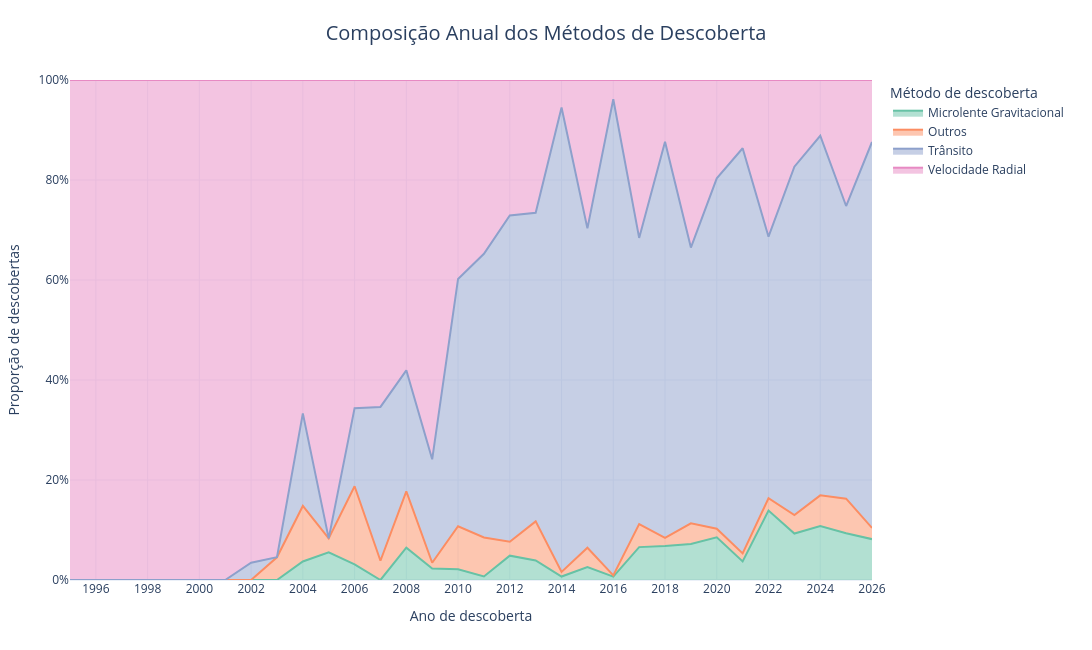

Here is the notebook cell this chart was saved with:
### Markdown cell above
### Como os Métodos de Descoberta Mudaram ao Longo do Tempo

Este gráfico mostra a porcentagem de planetas descobertos por cada método em cada ano:

- **Até 2003:** Praticamente todas as descobertas eram feitas por **Velocidade Radial** (medindo o balanço da estrela a partir de observatórios na Terra).
- **A partir de 2010 (explosão azul no gráfico):** O método do **Trânsito** passou a dominar completamente o cenário, sendo responsável por 70% a 90% das descobertas anuais. Essa mudança radical aconteceu por causa do lançamento de telescópios espaciais como o Kepler e o TESS, que observavam milhares de estrelas ao mesmo tempo procurando a sombra dos planetas.
- **Microlente Gravitacional e Outros (faixas verde e laranja):** Mantêm participações menores, mas constantes, ajudando a encontrar planetas em situações onde o Trânsito não consegue atuar.

### Code cell
cols = ['ano_descoberta', 'metodo_descoberta']

if set(cols).issubset(df.columns):

    sub = df[cols].dropna().copy()

    sub['ano_descoberta'] = pd.to_numeric(
        sub['ano_descoberta'],
        errors='coerce'
    )

    sub = sub.dropna()
    sub = sub[sub['ano_descoberta'] >= 1995]

    top = sub['metodo_descoberta'].value_counts().head(5).index

    sub['metodo_grupo'] = sub['metodo_descoberta'].where(
        sub['metodo_descoberta'].isin(top),
        'Outros'
    )

    tab = pd.crosstab(
        sub['ano_descoberta'].astype(int),
        sub['metodo_grupo'],
        normalize='index'
    )

    if not tab.empty:

        # Converter para formato longo
        tab_long = (
            tab.reset_index()
            .melt(
                id_vars='ano_descoberta',
                var_name='Método de descoberta',
                value_name='Proporção'
            )
        )

        # Gráfico de áreas empilhadas
        fig = px.area(
            tab_long,
            x='ano_descoberta',
            y='Proporção',
            color='Método de descoberta',
            color_discrete_sequence=px.colors.qualitative.Set2,
            title='Composição Anual dos Métodos de Descoberta',
            labels={
                'ano_descoberta': 'Ano de descoberta',
                'Proporção': 'Proporção de descobertas'
            },
            template='plotly_white'
        )

        # Personalização
        fig.update_layout(
            width=1200,
            height=650,
            title=dict(
                x=0.5,
                font=dict(size=20)
            ),
            xaxis=dict(
                title='Ano de descoberta',
                dtick=2,
                tickformat='d'
            ),
            yaxis=dict(
                title='Proporção de descobertas',
                tickformat='.0%',
                range=[0, 1]
            ),
            legend=dict(
                title='Método de descoberta',
                x=1.02,
                y=1,
                xanchor='left',
                yanchor='top'
            ),
            hovermode='x unified',
            margin=dict(l=70, r=220, t=80, b=70)
        )

        fig.update_traces(
            hovertemplate=(
                'Ano: %{x}<br>'
                'Proporção: %{y:.2%}'
                '<extra>%{fullData.name}</extra>'
            )
        )

        fig.show()

        # Salvar versão interativa
        fig.write_html('composicao_anual_metodos.html')

### Figure 1 — Plotly figure (JSON) as saved in the notebook; plotly's stock layout.template omitted (floating-point values rounded to 4 significant figures)
{"data": [{"fillpattern": {"shape": ""}, "hovertemplate": "Ano: %{x}<br>Proporção: %{y:.2%}<extra>%{fullData.name}</extra>", "legendgroup": "Microlente Gravitacional", "line": {"color": "rgb(102,194,165)"}, "marker": {"symbol": "circle"}, "mode": "lines", "name": "Microlente Gravitacional", "orientation": "v", "showlegend": true, "stackgroup": "1", "type": "scatter", "x": [1995, 1996, 1997, 1998, 1999, 2000, 2001, 2002, 2003, 2004, 2005, 2006, 2007, 2008, 2009, 2010, 2011, 2012, 2013, 2014, 2015, 2016, 2017, 2018, 2019, 2020, 2021, 2022, 2023, 2024, 2025, 2026], "xaxis": "x", "y": [0.0, 0.0, 0.0, 0.0, 0.0, 0.0, 0.0, 0.0, 0.0, 0.03704, 0.05556, 0.03125, 0.0, 0.06452, 0.02299, 0.02151, 0.007092, 0.04861, 0.03906, 0.006881, 0.02581, 0.006649, 0.06579, 0.06818, 0.07216, 0.08547, 0.03723, 0.139, 0.09288, 0.1077, 0.0935, 0.08169], "yaxis": "y"}, {"fillpattern": {"shape": ""}, "hovertemplate": "Ano: %{x}<br>Proporção: %{y:.2%}<extra>%{fullData.name}</extra>", "legendgroup": "Outros", "line": {"color": "rgb(252,141,98)"}, "marker": {"symbol": "circle"}, "mode": "lines", "name": "Outros", "orientation": "v", "showlegend": true, "stackgroup": "1", "type": "scatter", "x": [1995, 1996, 1997, 1998, 1999, 2000, 2001, 2002, 2003, 2004, 2005, 2006, 2007, 2008, 2009, 2010, 2011, 2012, 2013, 2014, 2015, 2016, 2017, 2018, 2019, 2020, 2021, 2022, 2023, 2024, 2025, 2026], "xaxis": "x", "y": [0.0, 0.0, 0.0, 0.0, 0.0, 0.0, 0.0, 0.0, 0.04545, 0.1111, 0.02778, 0.1562, 0.03846, 0.1129, 0.01149, 0.08602, 0.07801, 0.02778, 0.07812, 0.009174, 0.03871, 0.00266, 0.04605, 0.01623, 0.04124, 0.01709, 0.01596, 0.02452, 0.03715, 0.06154, 0.06911, 0.02254], "yaxis": "y"}, {"fillpattern": {"shape": ""}, "hovertemplate": "Ano: %{x}<br>Proporção: %{y:.2%}<extra>%{fullData.name}</extra>", "legendgroup": "Trânsito", "line": {"color": "rgb(141,160,203)"}, "marker": {"symbol": "circle"}, "mode": "lines", "name": "Trânsito", "orientation": "v", "showlegend": true, "stackgroup": "1", "type": "scatter", "x": [1995, 1996, 1997, 1998, 1999, 2000, 2001, 2002, 2003, 2004, 2005, 2006, 2007, 2008, 2009, 2010, 2011, 2012, 2013, 2014, 2015, 2016, 2017, 2018, 2019, 2020, 2021, 2022, 2023, 2024, 2025, 2026], "xaxis": "x", "y": [0.0, 0.0, 0.0, 0.0, 0.0, 0.0, 0.0, 0.03448, 0.0, 0.1852, 0.0, 0.1562, 0.3077, 0.2419, 0.2069, 0.4946, 0.5674, 0.6528, 0.6172, 0.9289, 0.6387, 0.9521, 0.5724, 0.7922, 0.5515, 0.7009, 0.8103, 0.5232, 0.6966, 0.7192, 0.5854, 0.7718], "yaxis": "y"}, {"fillpattern": {"shape": ""}, "hovertemplate": "Ano: %{x}<br>Proporção: %{y:.2%}<extra>%{fullData.name}</extra>", "legendgroup": "Velocidade Radial", "line": {"color": "rgb(231,138,195)"}, "marker": {"symbol": "circle"}, "mode": "lines", "name": "Velocidade Radial", "orientation": "v", "showlegend": true, "stackgroup": "1", "type": "scatter", "x": [1995, 1996, 1997, 1998, 1999, 2000, 2001, 2002, 2003, 2004, 2005, 2006, 2007, 2008, 2009, 2010, 2011, 2012, 2013, 2014, 2015, 2016, 2017, 2018, 2019, 2020, 2021, 2022, 2023, 2024, 2025, 2026], "xaxis": "x", "y": [1.0, 1.0, 1.0, 1.0, 1.0, 1.0, 1.0, 0.9655, 0.9545, 0.6667, 0.9167, 0.6562, 0.6538, 0.5806, 0.7586, 0.3978, 0.3475, 0.2708, 0.2656, 0.05505, 0.2968, 0.03856, 0.3158, 0.1234, 0.3351, 0.1966, 0.1365, 0.3134, 0.1734, 0.1115, 0.252, 0.1239], "yaxis": "y"}], "layout": {"height": 650, "hovermode": "x unified", "legend": {"title": {"text": "Método de descoberta"}, "tracegroupgap": 0, "x": 1.02, "xanchor": "left", "y": 1, "yanchor": "top"}, "margin": {"b": 70, "l": 70, "r": 220, "t": 80}, "title": {"font": {"size": 20}, "text": "Composição Anual dos Métodos de Descoberta", "x": 0.5}, "width": 1200, "xaxis": {"anchor": "y", "domain": [0, 1], "dtick": 2, "tickformat": "d", "title": {"text": "Ano de descoberta"}}, "yaxis": {"anchor": "x", "domain": [0, 1], "range": [0, 1], "tickformat": ".0%", "title": {"text": "Proporção de descobertas"}}}}
